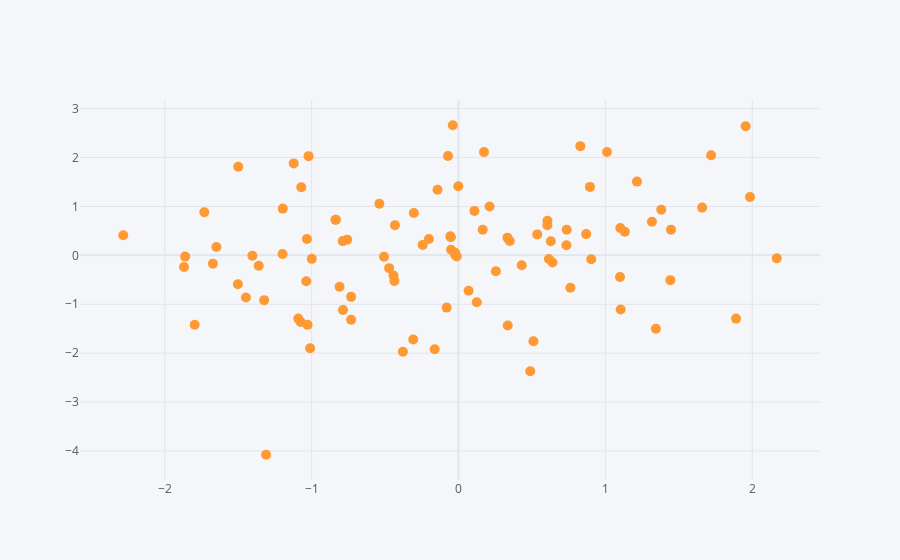

The code cell stored with this chart in its notebook:
### Markdown cell above
### i. Scatter

### Code cell
df1.iplot(kind='scatter',x='A',y='B',mode='markers',size=10)
